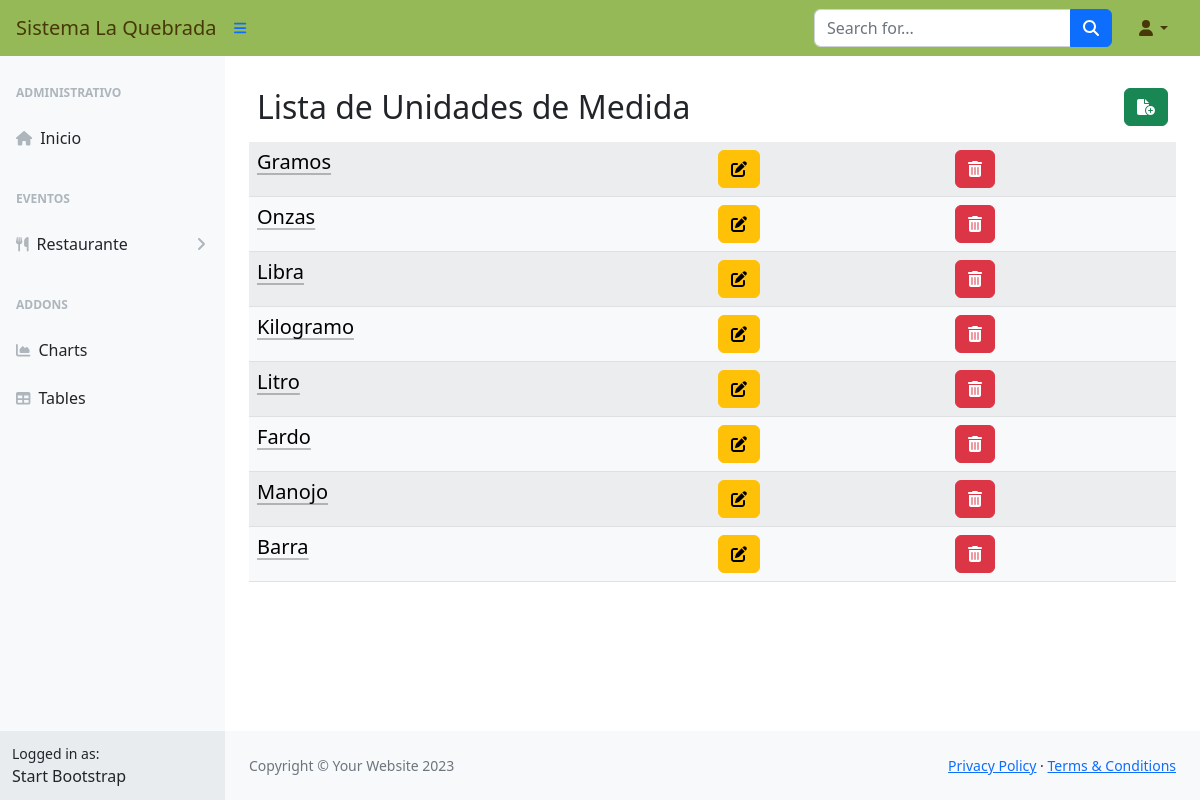
Before: /gper/unidadmedida/ with the older database file.
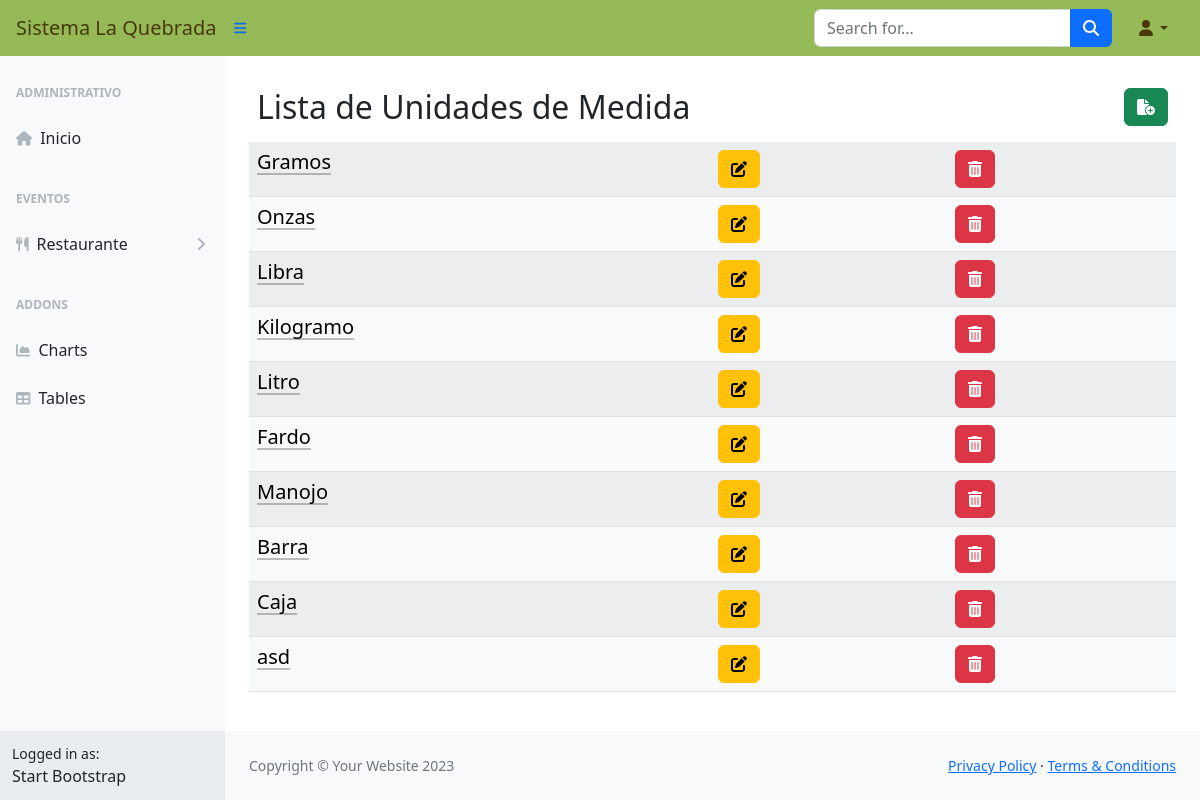
After: the same page with the newer database file.
### gper/models.py (models this page shows, shortened)
class UnidadMedida(models.Model):
    idUnidadMedida = models.AutoField(primary_key=True)
    unidad = models.CharField(max_length=255, blank=False, null=False, error_messages="El campo no puede estar vacío")

### gper/views.py (the view)
# urls.py: path('unidadmedida/', views.UnidadMedidaListView.as_view(), name="UnidadMedidaList"),
class UnidadMedidaListView(ListView):
    model = UnidadMedida
    template_name = 'UnidadMedida/Unidades.html'

### gper/templates/UnidadMedida/Unidades.html (shortened to what this page needs)
{% extends 'base_generic.html' %}
{% block content %}
    <div class="container-sm">
        <br>
        <div class="d-flex p-2">
            <div class="d-flex justify-content-start flex-grow-1">
                <h2>Lista de Unidades de Medida</h2>
            </div>
            <div class="d-flex justify-content-end">
                <a href="{% url 'UnidadMedidaNew' %}"><button type="button" class="btn btn-success"><i class="fas fa-file-circle-plus"></i></button> </a>
            </div>
        </div>
        <div class="table-responsive-sm">
            <table class="table table-light table-striped table-hover">
                {% for unidad in object_list %}
                <tr>
                    <td><a class="link-body-emphasis link-offset-2 link-underline-opacity-25 link-underline-opacity-75-hover" href="#" data-bs-toggle="modal" data-bs-target="#miModal" data-url="{% url 'UnidadMedidaDetail' unidad.idUnidadMedida %}"><h5>{{ unidad.unidad }} </h5> </a> </td>
                    <td><a href="{% url 'UnidadMedidaEdit' unidad.idUnidadMedida %}" ><button type="button" class="btn btn-warning"><i class="fas fa-pen-to-square"></i></button></a></td>
                    <td><a href="{% url 'UnidadMedidaDelete' unidad.idUnidadMedida %}"><button type="button" class="btn btn-danger"><i class="fas fa-trash-can"></i></button></a></td>
                </tr>
                {% empty %}
                <tr>
                    <td>No hay unidades de medida disponibles.</td>
                </tr>
                {% endfor %}
            </table>
        </div>
    </div>
{% endblock %}

### gper/templates/base_generic.html (shortened to what this page needs)
<!DOCTYPE html>
<html lang="en">
<head>
    <link href="https://cdn.jsdelivr.net/npm/bootstrap@5.3.3/dist/css/bootstrap.min.css" rel="stylesheet">
    {% load static %}
    <link rel="stylesheet" href="{% static 'css/styles.css' %}">
</head>
<body>
    <nav class="sb-topnav navbar navbar-expand navbar-quebrada bg-quebrada">
        <a class="navbar-brand ps-3" href="{% url 'MainPage' %}">Sistema La Quebrada</a>
        <button class="btn btn-link btn-sm order-1 order-lg-0 me-4 me-lg-0" id="sidebarToggle" href="#!"><i class="fas fa-bars"></i></button>
        <form class="d-none d-md-inline-block form-inline ms-auto me-0 me-md-3 my-2 my-md-0">
            <div class="input-group">
                <input class="form-control" type="text" placeholder="Search for..." aria-label="Search for..." aria-describedby="btnNavbarSearch" />
                <button class="btn btn-primary" id="btnNavbarSearch" type="button"><i class="fas fa-search"></i></button>
            </div>
        </form>
        <ul class="navbar-nav ms-auto ms-md-0 me-3 me-lg-4">
            <li class="nav-item dropdown">
                <a class="nav-link dropdown-toggle" id="navbarDropdown" href="#" role="button" data-bs-toggle="dropdown" aria-expanded="false"><i class="fas fa-user fa-fw"></i></a>
            </li>
        </ul>
    </nav>
    <div id="layoutSidenav">
        <div id="layoutSidenav_nav">
            <nav class="sb-sidenav accordion sb-sidenav-light" id="sidenavAccordion">
                <div class="sb-sidenav-menu">
                    <div class="nav">
                        <div class="sb-sidenav-menu-heading">Administrativo</div>
                        <a class="nav-link" href="{% url 'MainPage' %}">
                            <div class="sb-nav-link-icon"><i class="fas fa-house"></i></div>
                            Inicio
                        </a>
                        <div class="sb-sidenav-menu-heading">Eventos</div>
                        <a class="nav-link collapsed" href="#" data-bs-toggle="collapse" data-bs-target="#collapseRestaurante" aria-expanded="false" aria-controls="collapseRestaurante">
                            <div class="sb-nav-link-icon"><i class="fas fa-utensils"></i></div>
                            Restaurante
                            <div class="sb-sidenav-collapse-arrow"><i class="fas fa-angle-down"></i></div>
                        </a>
                        <div class="sb-sidenav-menu-heading">Addons</div>
                        <a class="nav-link" href="charts.html">
                            <div class="sb-nav-link-icon"><i class="fas fa-chart-area"></i></div>
                            Charts
                        </a>
                        <a class="nav-link" href="tables.html">
                            <div class="sb-nav-link-icon"><i class="fas fa-table"></i></div>
                            Tables
                        </a>
                    </div>
                </div>
                <div class="sb-sidenav-footer">
                    <div class="small">Logged in as:</div>
                    Start Bootstrap
                </div>
            </nav>
        </div>
        <div id="layoutSidenav_content">
            <div class="container-fluid">
                {% block content %}{% endblock %}
            </div>
            <footer class="py-4 bg-light mt-auto">
                <div class="container-fluid px-4">
                    <div class="d-flex align-items-center justify-content-between small">
                        <div class="text-muted">Copyright &copy; Your Website 2023</div>
                        <div>
                            <a href="#">Privacy Policy</a>
                            &middot;
                            <a href="#">Terms &amp; Conditions</a>
                        </div>
                    </div>
                </div>
            </footer>
        </div>
    </div>
</body>
</html>

Changed rows visible on the page:
added UnidadMedida: unidad "Caja"
added UnidadMedida: unidad "asd"
